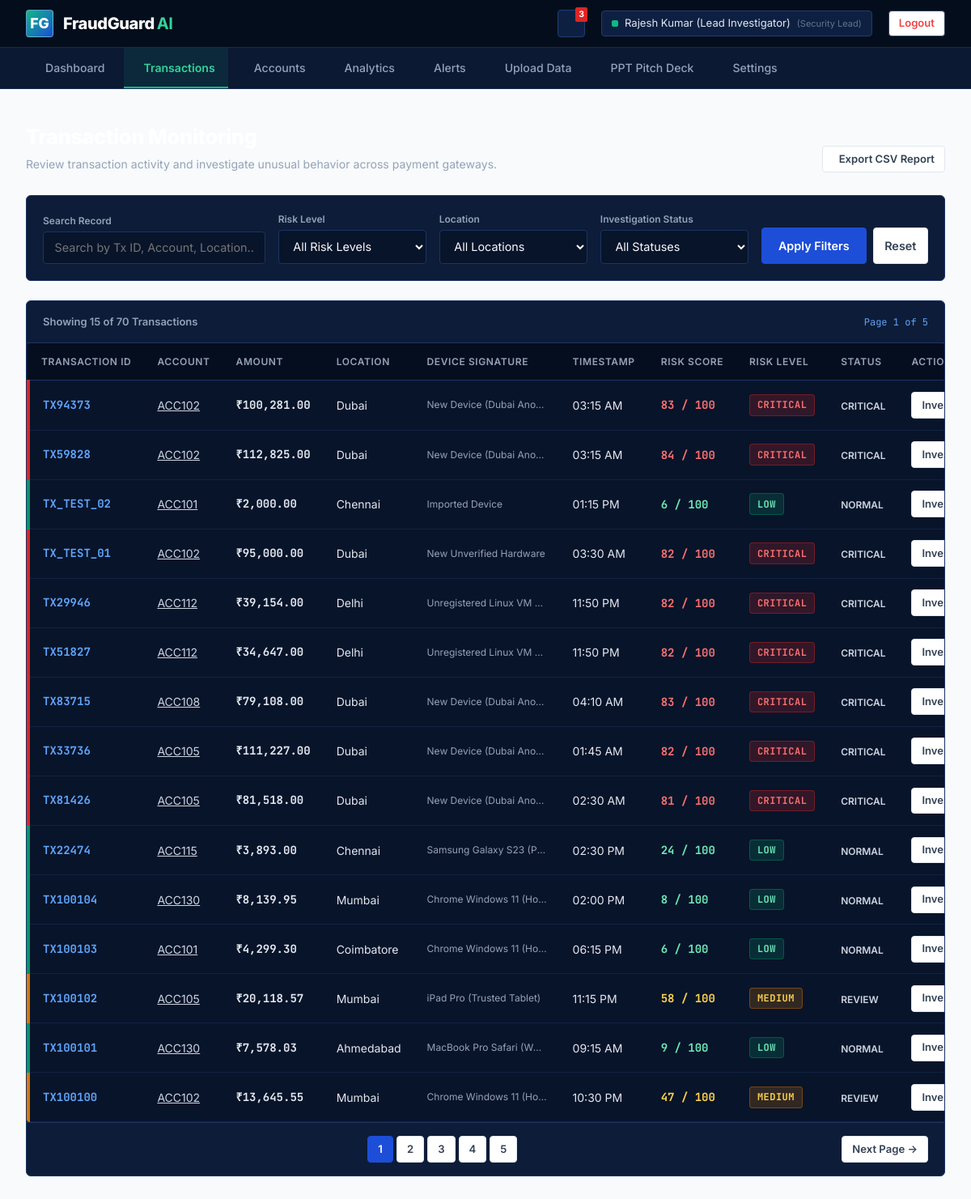
Page /transactions (signed in) on the earlier database version.
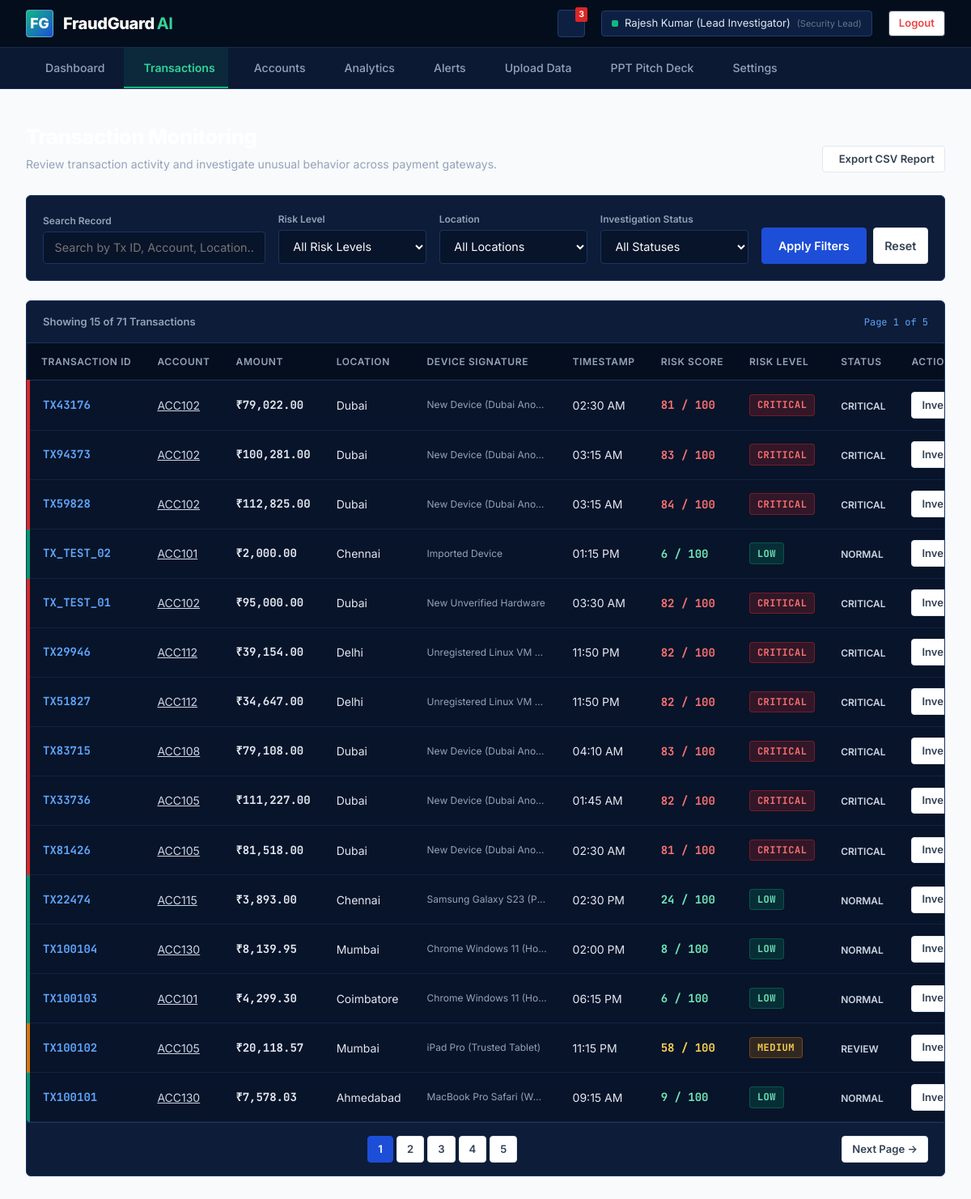
Same page on the later database version.
### tables this page shows
CREATE TABLE transactions (
            id INTEGER PRIMARY KEY AUTOINCREMENT,
            transaction_id TEXT UNIQUE NOT NULL,
            account_id TEXT NOT NULL,
            recipient_account_id TEXT,
            amount REAL NOT NULL,
            avg_amount REAL NOT NULL,
            location TEXT NOT NULL,
            time_str TEXT NOT NULL,
            device TEXT NOT NULL,
            new_device INTEGER DEFAULT 0,
            transactions_10min INTEGER DEFAULT 1,
            rule_score INTEGER DEFAULT 0,
            ml_score INTEGER DEFAULT 0,
            risk_score INTEGER DEFAULT 0,
            risk_level TEXT DEFAULT 'LOW',
            status TEXT DEFAULT 'NORMAL',
            flagged_reasons TEXT DEFAULT '[]',
            created_at TIMESTAMP DEFAULT CURRENT_TIMESTAMP
        );

### app.py (the view)
@app.route('/transactions')
@login_required
def transactions_view():
    risk_filter = request.args.get('risk', 'ALL')
    location_filter = request.args.get('location', 'ALL')
    status_filter = request.args.get('status', 'ALL')
    search_query = request.args.get('search', '')
    page = int(request.args.get('page', 1))
    per_page = 15
    offset = (page - 1) * per_page
    tx_list, total_count = get_all_transactions(
        limit=per_page,
        offset=offset,
        filter_risk=risk_filter,
        filter_location=location_filter,
        filter_status=status_filter,
        search=search_query
    )
    total_pages = max(1, (total_count + per_page - 1) // per_page)
    return render_template(
        'transactions.html',
        transactions=tx_list,
        total_count=total_count,
        page=page,
        total_pages=total_pages,
        risk_filter=risk_filter,
        location_filter=location_filter,
        status_filter=status_filter,
        search_query=search_query
    )

### app.py (called while the page is built)
def login_required(f):
    @wraps(f)
    def decorated_function(*args, **kwargs):
        if 'user_id' not in session:
            if request.is_json or request.path.startswith('/api/'):
                return jsonify({'success': False, 'message': 'Authentication required. Please log in.'}), 401
            return redirect(url_for('login_view', next=request.url))
        return f(*args, **kwargs)
    return decorated_function

### database.py (called while the page is built)
def get_db_connection():
    os.makedirs(os.path.dirname(DB_PATH), exist_ok=True)
    conn = sqlite3.connect(DB_PATH, timeout=30.0)
    conn.row_factory = sqlite3.Row
    return conn

### templates/transactions.html (shortened to what the changed rows need)
{% extends "base.html" %}
{% block content %}
<div class="app-main-content">
    <div style="margin-bottom: 1.75rem; display: flex; justify-content: space-between; align-items: flex-end;">
        <div>
            <h1 style="font-size: 1.6rem; font-weight: 800; color: #FFFFFF; letter-spacing: -0.02em;">
            </h1>
        </div>
    </div>
    <div class="panel-card" style="padding: 0;">
        <div style="padding: 1rem 1.25rem; border-bottom: 1px solid #1E3360; display: flex; justify-content: space-between; align-items: center;">
            <span style="font-size: 13px; color: #94A3B8; font-weight: 600;">
                Showing {{ transactions|length }} of {{ total_count }} Transactions
            </span>
            <span class="mono" style="font-size: 12px; color: #60A5FA;">
                Page {{ page }} of {{ total_pages }}
            </span>
        </div>
        <div class="table-responsive-container" style="border: none;">
            <table class="fraud-table">
                <thead>
                    <tr>
                        <th>Transaction ID</th>
                        <th>Account</th>
                        <th>Amount</th>
                        <th>Location</th>
                        <th>Device Signature</th>
                        <th>Timestamp</th>
                        <th>Risk Score</th>
                        <th>Risk Level</th>
                        <th>Status</th>
                        <th>Action</th>
                    </tr>
                </thead>
                <tbody>
                    {% for tx in transactions %}
                    <tr class="risk-{{ tx.risk_level.lower() }}">
                        <td style="font-weight: 700; font-family: 'JetBrains Mono', monospace; color: #60A5FA;">
                            {{ tx.transaction_id }}
                        </td>
                        <td>
                            <a href="{{ url_for('account_details_view', account_id=tx.account_id) }}" style="color: #CBD5E1; text-decoration: underline;">
                                {{ tx.account_id }}
                            </a>
                        </td>
                        <td style="font-weight: 700; font-family: 'JetBrains Mono', monospace;">
                            ₹{{ "{:,.2f}".format(tx.amount) }}
                        </td>
                        <td>{{ tx.location }}</td>
                        <td style="font-size: 12px; color: #94A3B8; max-width: 180px; overflow: hidden; text-overflow: ellipsis;">
                            {{ tx.device }}
                        </td>
                        <td>{{ tx.time_str }}</td>
                        <td>
                            <span class="mono" style="font-weight: 700; color: {% if tx.risk_score >= 81 %}#F87171{% elif tx.risk_score >= 61 %}#FB923C{% elif tx.risk_score >= 31 %}#FCD34D{% else %}#6EE7B7{% endif %};">
                                {{ tx.risk_score }} / 100
                            </span>
                        </td>
                        <td>
                            <span class="risk-tag {{ tx.risk_level.lower() }}">{{ tx.risk_level }}</span>
                        </td>
                        <td>
                            <span style="font-size: 12px; font-weight: 600; color: #CBD5E1;">{{ tx.status }}</span>
                        </td>
                        <td>
                            <a href="{{ url_for('transaction_details_view', tx_id=tx.transaction_id) }}" class="btn btn-secondary btn-sm">
                                Investigate &rarr;
                            </a>
                        </td>
                    </tr>
                    {% else %}
                    <tr>
                        <td colspan="10" style="text-align: center; padding: 2rem; color: #94A3B8;">
                            No transactions found matching the applied filter criteria.
                        </td>
                    </tr>
                    {% endfor %}
                </tbody>
            </table>
        </div>
        {% if total_pages > 1 %}
        <div style="padding: 1rem 1.25rem; border-top: 1px solid #1E3360; display: flex; justify-content: space-between; align-items: center;">
            <div style="display: flex; gap: 4px;">
                {% for p in range(1, total_pages + 1) %}
                <a href="{{ url_for('transactions_view', page=p, risk=risk_filter, location=location_filter, status=status_filter, search=search_query) }}" class="btn btn-sm {% if p == page %}btn-primary{% else %}btn-secondary{% endif %}" style="min-width: 32px;">
                    {{ p }}
                </a>
                {% endfor %}
            </div>
        </div>
        {% endif %}
    </div>
</div>
{% endblock %}

Differences in the rows shown:
no longer on this page (row unchanged): transactions: transaction_id "TX100100", account_id "ACC102", amount "13,645.55", location "Mumbai", device "Chrome Windows 11 (Ho…", time_str "10:30 PM", risk_score "47", risk_level "MEDIUM", status "REVIEW"
added transactions: transaction_id "TX43176", account_id "ACC102", amount "79,022.00", location "Dubai", device "New Device (Dubai Ano…", time_str "02:30 AM", risk_score "81", risk_level "CRITICAL", status "CRITICAL"
Other differences:
{{ total_count }}: "70" → "71"
